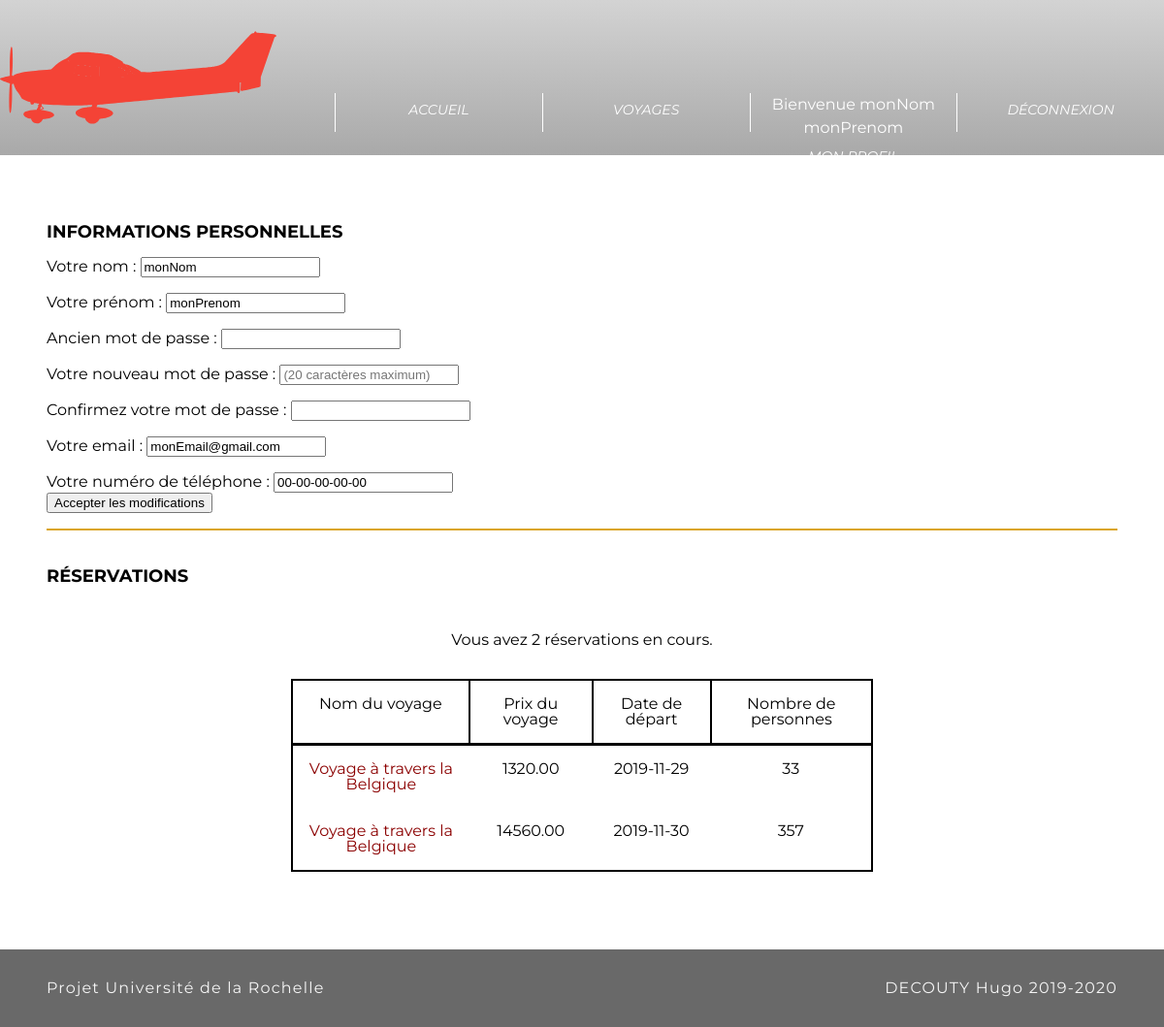
The app's page /mon_profil.php (signed in) with its own data.
### tables this page shows
CREATE TABLE IF NOT EXISTS `reservations` (
  `id_reservation` bigint(20) UNSIGNED NOT NULL AUTO_INCREMENT,
  `date_debut` date NOT NULL,
  `date_fin` date DEFAULT NULL,
  `nombre_personnes` int(11) DEFAULT NULL,
  `nb_handicapes` int(11) DEFAULT NULL,
  `nb_billets_Eco` int(11) DEFAULT NULL,
  `nb_billets_Premium` int(11) DEFAULT NULL,
  `nb_billets_Affaires` int(11) DEFAULT NULL,
  `prix` decimal(7,2) NOT NULL,
  `id_destination` bigint(20) UNSIGNED NOT NULL,
  `id_client` bigint(20) UNSIGNED NOT NULL,
  PRIMARY KEY (`id_reservation`),
  UNIQUE KEY `id_reservation` (`id_reservation`),
  KEY `id_destination` (`id_destination`) USING BTREE,
  KEY `id_client` (`id_client`) USING BTREE
);

CREATE TABLE IF NOT EXISTS `destination` (
  `id_destination` bigint(20) UNSIGNED NOT NULL AUTO_INCREMENT,
  `nom` varchar(40) NOT NULL,
  `description` varchar(300) NOT NULL,
  `transport` varchar(10) DEFAULT 'Autres',
  `nb_places` int(11) NOT NULL,
  `nb_reserves` int(11) NOT NULL DEFAULT '0',
  `prix` decimal(7,2) NOT NULL,
  `handicap` char(1) DEFAULT 'N',
  `image` varchar(250) NOT NULL DEFAULT 'images/image_default.jpg',
  PRIMARY KEY (`id_destination`),
  UNIQUE KEY `id_destination` (`id_destination`)
);

### mon_profil.php (the view, shortened to what this page needs)
<?php
    $connexion = connexionBd();
    $nb_reservations = $connexion->prepare("SELECT COUNT(id_reservation) as nombres FROM reservations WHERE id_client = :client");
    $nb_reservations->bindParam(':client', $_SESSION['id']);
    $nb_reservations->execute();
    $resultat_nb = $nb_reservations->fetch(PDO::FETCH_OBJ);
    $reservation = $connexion->prepare("SELECT date_debut, nombre_personnes, R.id_destination, id_reservation, D.nom, R.prix FROM RESERVATIONS R JOIN DESTINATION D ON D.id_destination = R.id_destination WHERE R.id_client = :client ORDER BY date_debut ASC");
    $reservation->bindParam(':client', $_SESSION['id']);
    $reservation->execute();
    $_SESSION['reservation'] = $reservation->fetchAll(PDO::FETCH_OBJ);
?>
<!DOCTYPE html>
<html>
<head>
    <link rel="stylesheet" type="text/css" href="css/reset.css"/>
    <link rel="stylesheet" type="text/css" href="css/style.css"/>
</head>
<body>
<header>
    <?php require_once('appelHeader.php');?>
</header>
<main>
    <form id="form-profile" method="post" action="mon_profil.php?client=<?= $_GET['client']?>">
        <h1>Informations personnelles</h1>
        <p>
            <label for="nom">Votre nom :</label>
            <input type="text" id="nom" name="nom" placeholder="(20 caractères maximum)" value="<?=$_SESSION['nom']?>" required autofocus>
        <p>
            <label for="prenom">Votre prénom : </label>
            <input type="text" id="prenom" name="prenom" placeholder="(15 caractères maximum)" value="<?=$_SESSION['prenom']?>" required>
        </p>
        <p>
            <label for="ancient_mdp">Ancien mot de passe : </label>
            <input type="password" id="ancient_mdp" name="ancient_mdp">
        </p>
        <p>
            <label for="new_mdp">Votre nouveau mot de passe : </label>
            <input type="password" id="new_mdp" name="new_mdp" placeholder="(20 caractères maximum)">
        </p>
        <p>
            <label for="new_mdp_c">Confirmez votre mot de passe : </label>
            <input type="password" id="new_mdp" name="new_mdp_c">
        </p>
        <p>
            <label for="mail">Votre email : </label>
            <input type="email" id="mail" name="mail" value="<?=$_SESSION['mail']?>">
        </p>
        <p>
            <label for="tel">Votre numéro de téléphone : </label>
            <input type="tel" id="tel" name="tel" pattern="[0-9]{2}-[0-9]{2}-[0-9]{2}-[0-9]{2}-[0-9]{2}" placeholder="exemple : '00-00-00-00-00'" value="<?=$_SESSION['tel']?>" required>
        </p>
        <input type="submit" id="btnSubmit-profile" name="btnSubmit-profile" value="Accepter les modifications">
    </form>
    <div id="reserv-profile"><h1>Réservations</h1></div>
    <p id="nb-reserv-profile">Vous avez <?=$resultat_nb->nombres?> réservations en cours. </p>
    <?php if($resultat_nb->nombres > 0):?>
        <table id="table_reservation">
            <tr><th>Nom du voyage</th><th>Prix du voyage</th><th>Date de départ</th><th>Nombre de personnes</th></tr>
            <?php foreach($_SESSION['reservation'] as $key => $values):?>
                <tr id="tr_reservation"><td><a href="remboursement.php?id_reservation=<?=$values->id_reservation?>&id_destination=<?=$values->id_destination?>"><?=$values->nom?></a></td><td><?=$values->prix?></td><td><?=$values->date_debut?></td><td><?=$values->nombre_personnes?></td></tr>
            <?php endforeach;?>
        </table>
    <?php endif;?>
    <?php require_once("footer.php");?>
</main>
</body>
</html>

### css/style.css (style rules this page uses)
* { box-sizing: border-box; }
html { font-family: 'Montserrat', sans-serif; }
a { text-decoration: none; color: darkred; }
main { margin-top: 28vh; }
header { position: relative; }
#table_reservation { width: 50%; margin: auto; border: 2px solid black; border-collapse: collapse; }
#table_reservation th { border: 2px solid black; border-bottom: 3px solid black; padding: 1em; }
#tr_reservation { text-align: center; }
#tr_reservation td { padding: 1em; }
#form-profile, #reserv-profile { border-bottom: 2px solid goldenrod; margin: 0 3rem; margin-bottom: 2rem; padding-bottom: 1rem; }
#reserv-profile { border: none; }
#nb-reserv-profile { text-align: center; margin-bottom: 2rem; }
#form-profile p { margin-top: 1rem; }
main { position: relative; }
body { margin-bottom: 10rem; }
h1 { font-variant-caps: all-small-caps; font-size: 25px; font-weight: bolder; }

### records on screen
reservations: id_destination.nom "Voyage à travers la Belgique", prix "1320.00", date_debut "2019-11-29", nombre_personnes "33"
reservations: id_destination.nom "Voyage à travers la Belgique", prix "14560.00", date_debut "2019-11-30", nombre_personnes "357"

### other values on screen
$_SESSION['nom'] "monNom"
$_SESSION['prenom'] "monPrenom"
$resultat_nb->nombres "2"
